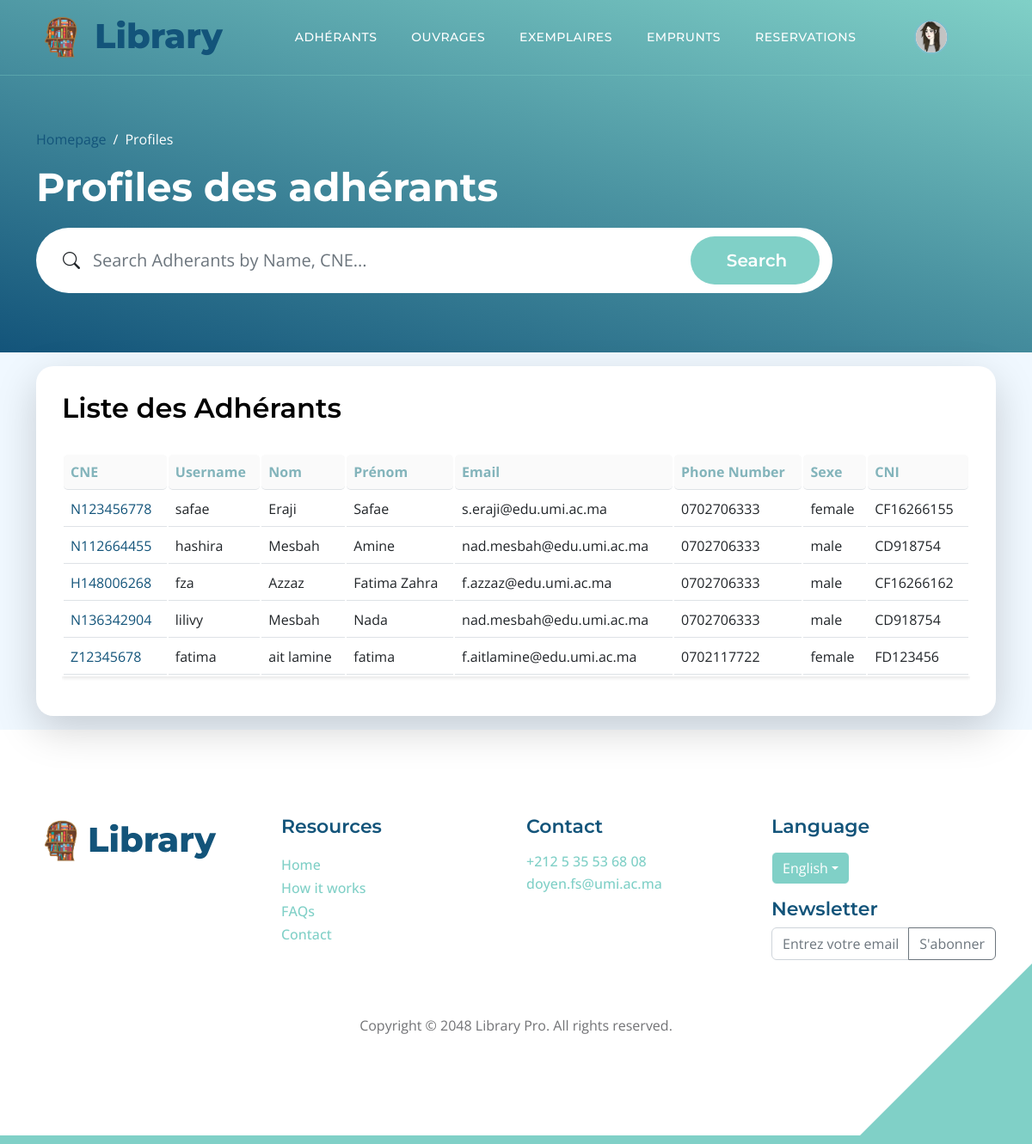
Page /profiles/ (signed in) on the committed database.
### adherants/models.py (models this page shows, shortened)
class Profile(models.Model):
    user = models.OneToOneField(User, on_delete=models.CASCADE, null=True, blank=True)
    prenom = models.CharField(max_length=255, blank=True, null=True)
    nom = models.CharField(max_length=255, blank=True, null=True)
    email = models.EmailField(max_length=500, blank=True, null=True)
    username = models.CharField(max_length=200, blank=True, null=True)
    CNI = models.CharField(max_length=200, blank=True, null=True)
    profile_image = models.ImageField(null=True, blank=True, upload_to='profiles/', default="profiles/user-default.png")
    departement = models.CharField(max_length=200, blank=True, null=True)
    filiere = models.CharField(max_length=200, blank=True, null=True)
    CNE = models.CharField(max_length=200, blank=True, null=True)
    semestre = models.CharField(max_length=200, blank=True, null=True)
    sexe = models.CharField(max_length=200, blank=True, null=True)
    phonenumber = models.CharField(max_length=200, blank=True, null=True)
    created = models.DateTimeField(auto_now_add=True)
    id = models.UUIDField(default=uuid.uuid4, unique=True,
                          primary_key=True, editable=False)

### adherants/views.py (the view)
# urls.py: path('profiles/', views.profiles, name='profiles'),
def profiles(request):
    profiles, search_query = searchProfiles(request)
    profiles = profiles.filter(
        user__is_staff=False
    )
    context = {'profiles': profiles, 'search_query': search_query}
    return render(request, 'adherants/profiles.html', context)

### adherants/utils.py (called while the page is built)
def searchProfiles(request):
    search_query = ''
    if request.GET.get('search_query'):
        search_query = request.GET.get('search_query')
    profiles = Profile.objects.distinct().filter(
        Q(nom__icontains=search_query) |
        Q(prenom__icontains=search_query) |
        Q(CNE__icontains=search_query) |
        Q(CNI__icontains=search_query) |
        Q(departement__icontains=search_query) |
        Q(filiere__icontains=search_query) |
        Q(semestre__icontains=search_query) |
        Q(phonenumber__icontains=search_query) |
        Q(sexe__icontains=search_query) |
        Q(username__icontains=search_query)
    )
    return profiles, search_query

### adherants/templates/adherants/profiles.html (shortened to what this page needs)
{% extends 'main.html' %}
{%load static%}
{% block content %}
<header class="hero-section site-header d-flex flex-column justify-content-center align-items-center">
    <div class="container">
        <div class="row align-items-center">
            <div class="col-lg-12 col-12">
                <nav aria-label="breadcrumb">
                    <ol class="breadcrumb">
                        <li class="breadcrumb-item"><a href="{% url 'ouvrages:index' %}">Homepage</a></li>
                        <li class="breadcrumb-item active" aria-current="page">Profiles</li>
                    </ol>
                </nav>
                <h2 class="text-white">Profiles des adhérants</h2>
            </div>
            <div class="col-lg-10 col-12">
                <form method="GET"  action="{% url 'profiles' %}" class="custom-form mt-2 pt-1 pb-1 mb-lg-0 mb-2" role="search">
                    <div class="input-group input-group-lg">
                        <span class="input-group-text bi-search" id="basic-addon1">
                        </span>
                        <input name="search_query" value="{{search_query}}" type="search" class="form-control" id="search_query" placeholder="Search Adherants by Name, CNE..." aria-label="Search">
                        <button type="submit" class="form-control">Search</button>
                    </div>
                </form>
            </div>
        </div>
    </div>
</header>
<section class="section-bg p-lg-3">
    <div class="container">
        <div class="row">
            <div class="col-lg-12 col-12">
                <div class="custom-block bg-white shadow-lg">
                    <div class="d-flex justify-content-between align-items-center mb-4">
                        <h3 class="section-title">Liste des Adhérants</h3>
                    </div>
                    <div class="table-responsive">
                        <table class="table ">
                            <thead >
                                <tr class="th">
                                    <th class="th">CNE</th>
                                    <th class="th">Username</th>
                                    <th class="th">Nom</th>
                                    <th class="th">Prénom</th>
                                    <th class="th">Email</th>
                                    <th class="th">Phone Number</th>
                                    <th class="th">Sexe</th>
                                    <th class="th">CNI</th>
                                </tr>
                            </thead>
                            <tbody>
                                {% for profile in profiles %}
                                <tr>
                                    <td>
                                        <a href="{% url 'user-profile' profile.id %}">
                                            {{profile.CNE}}
                                        </a>
                                    </td>
                                    <td>{{profile.username}}</td>
                                    <td>{{ profile.nom }}</td>
                                    <td>{{ profile.prenom }}</td>
                                    <td>{{ profile.email }}</td>
                                    <td>{% if profile.phonenumber %}{{ profile.phonenumber }}{% endif %}</td>
                                    <td>{% if profile.sexe %}{{ profile.sexe }}{% endif %}</td>
                                    <td>{% if profile.CNI %}{{ profile.CNI }}{% endif %}</td>
                                </tr>
                                {% empty %}
                                <tr>
                                    <td colspan="5" class="fw-semibold text-center text-warning">Aucun profil d'adhérant trouvé</td>
                                </tr>
                                {% endfor %}
                            </tbody>
                        </table>
                    </div>
                </div>
            </div>
        </div>
    </div>
</section>
{% endblock content %}

### templates/navbar.html (shortened to what this page needs)
{% load static %}
<nav class="navbar navbar-expand-lg">
    <div class="container">
        <a class="navbar-brand" href="{% url 'ouvrages:index'%}#section_1">
            <div class="d-flex justify-content-around align-content-center">
                <img src="{% static 'images/logoo.png'%}" style="height: 60px;width: auto; margin-top:auto; margin-right: 0.5rem;"/>
                <h6 style="margin-top:0.3rem; font-size: 2.5rem; font-weight: 800;">Library</h6>
            </div>
        </a>
        <div class="collapse navbar-collapse" id="navbarNav">
            <ul class="navbar-nav ms-lg-5">
                {% if user.is_staff %}
                <li class="nav-item">
                    <a class="nav-link click-scroll" href="{% url 'profiles'%}">Adhérants</a>
                </li>
                <li class="nav-item">
                    <a class="nav-link click-scroll" href="{% url 'ouvrages:browse'%}">Ouvrages</a>
                </li>
                <li class="nav-item">
                    <a class="nav-link click-scroll" href="{% url 'ouvrages:exemplaires' %}">Exemplaires</a>
                </li>
                <li class="nav-item">
                    <a class="nav-link click-scroll" href="{% url 'ouvrages:emprunt' %}">Emprunts</a>
                </li>
                <li class="nav-item">
                    <a class="nav-link click-scroll" href="{% url 'ouvrages:list_reservations' %}">Reservations</a>
                </li>
                {%endif%}
            </ul>
            <div class="d-none d-lg-block ms-lg-4">
                <div class="nav-item dropdown">
                    {% if user.is_authenticated %}
                        <a href="#" class="ms-lg-4" id="navbarLightDropdownMenuLink" role="button" data-bs-toggle="dropdown" aria-expanded="false">
                            <img src="{{ user.profile.profile_image.url }}" class="avatar avatar-sm nav-link navbar-icon bi-person smoothscroll">
                        </a>
                    {% else %}
                        <a class="nav-link navbar-icon bi-person smoothscroll ms-lg-4" href="#" id="navbarLightDropdownMenuLink" role="button" data-bs-toggle="dropdown" aria-expanded="false">
                        </a>
                    {% endif %}
                </div>
            </div>
        </div>
    </div>
</nav>

### static/css/templatemo-topic-listing.css (style rules this page uses)
:root { --white-color: #ffffff; --primary-color: #13547a; --secondary-color: #80d0c7; --section-bg-color: #f0f8ff; --custom-btn-bg-color: #80d0c7; --custom-btn-bg-hover-color: #13547a; --dark-color: #000000; --p-color: #717275; --border-color: #7fffd4; --link-hover-color: #13547a; --body-font-family: 'Open Sans', sans-serif; --title-font-family: 'Montserrat', sans-serif; --h1-font-size: 58px; --h2-font-size: 46px; --h3-font-size: 32px; --h4-font-size: 28px; --h5-font-size: 24px; --h6-font-size: 22px; --p-font-size: 20px; --menu-font-size: 14px; --btn-font-size: 18px; --copyright-font-size: 16px; --border-radius-large: 100px; --border-radius-medium: 20px; --border-radius-small: 10px; --font-weight-normal: 400; --font-weight-medium: 500; --font-weight-semibold: 600; --font-weight-bold: 700; }
body { background-color: var(--white-color); font-family: var(--body-font-family); }
h2, h3, h4, h5, h6 { color: var(--dark-color); }
h1, h2, h3, h4, h5, h6 { font-family: var(--title-font-family); font-weight: var(--font-weight-semibold); }
h2 { font-size: var(--h2-font-size); font-weight: var(--font-weight-bold); }
h3 { font-size: var(--h3-font-size); }
h6 { color: var(--primary-color); font-size: var(--h6-font-size); }
ul li { color: var(--p-color); font-size: var(--p-font-size); font-weight: var(--font-weight-normal); }
a, button { touch-action: manipulation; transition: all 0.3s; }
a { display: inline-block; color: var(--primary-color); text-decoration: none; }
.section-bg { background-color: var(--section-bg-color); }
.site-header { background-image: linear-gradient(15deg, #13547a 0%, #80d0c7 100%); padding-top: 150px; padding-bottom: 80px; }
.site-header .container { height: 100%; }
.breadcrumb-item+.breadcrumb-item::before, .breadcrumb-item a:hover, .breadcrumb-item.active { color: var(--white-color); }
.navbar { background: transparent; border-bottom: 1px solid rgba(128, 208, 199, 0.35); z-index: 9; }
.navbar-brand, .navbar-brand:hover { font-size: var(--h3-font-size); font-weight: var(--font-weight-bold); display: block; }
.navbar-expand-lg .navbar-nav .nav-link { border-radius: var(--border-radius-large); margin: 10px; padding: 10px; }
.navbar-nav .nav-link { display: inline-block; color: var(--white-color); font-family: var(--title-font-family); font-size: var(--menu-font-size); font-weight: var(--font-weight-medium); text-transform: uppercase; letter-spacing: 0.5px; position: relative; padding-top: 15px; padding-bottom: 15px; }
.navbar-icon { background: var(--white-color); border-radius: var(--border-radius-large); display: inline-block; font-size: var(--h5-font-size); width: 40px; height: 40px; line-height: 40px; text-align: center; transition: all 0.3s ease; }
.hero-section { background-image: linear-gradient(15deg, #13547a 0%, #80d0c7 100%); position: relative; overflow: hidden; padding-top: 150px; padding-bottom: 150px; }
.hero-section .input-group { background-color: var(--white-color); border-radius: var(--border-radius-large); padding: 10px 15px; }
.hero-section .input-group-text { background-color: transparent; border: 0; }
.hero-section input[type="search"] { border: 0; box-shadow: none; margin-bottom: 0; padding-left: 0; }
.hero-section button[type="submit"] { background-color: var(--primary-color); border: 0; border-radius: var(--border-radius-large) !important; color: var(--white-color); max-width: 150px; }
.custom-block { border-radius: var(--border-radius-medium); position: relative; overflow: hidden; padding: 30px; transition: all 0.3s ease; height: 100%; }
.topics-listing-page .site-header { padding-bottom: 65px; }
.custom-form .form-control { border-radius: var(--border-radius-large); color: var(--p-color); margin-bottom: 24px; padding-top: 13px; padding-bottom: 13px; padding-left: 20px; outline: none; }
.custom-form button[type="submit"] { background: var(--custom-btn-bg-color); border: none; border-radius: var(--border-radius-large); color: var(--white-color); font-family: var(--title-font-family); font-size: var(--p-font-size); font-weight: var(--font-weight-semibold); transition: all 0.3s; margin-bottom: 0; }

### templates/main.html (style rules this page uses)
.avatar { border-radius: 50%; border: 2px solid #7bbfcc; object-fit: cover; }

### adherants/templates/adherants/profiles.html (style rules this page uses)
.th { background-color: #fafafa !important; color: #83b4bb; border-radius: 5px !important; padding: 10px; }
table { border-collapse: separate; box-shadow: 0px 2px 4px rgba(0, 0, 0, 0.1); }

### rows in the picture
Profile: CNE "N123456778", username "safae", nom "Eraji", prenom "Safae", email "s.eraji@edu.umi.ac.ma", phonenumber "0702706333", sexe "female", CNI "CF16266155"
Profile: CNE "N112664455", username "hashira", nom "Mesbah", prenom "Amine", email "nad.mesbah@edu.umi.ac.ma", phonenumber "0702706333", sexe "male", CNI "CD918754"
Profile: CNE "H148006268", username "fza", nom "Azzaz", prenom "Fatima Zahra", email "f.azzaz@edu.umi.ac.ma", phonenumber "0702706333", sexe "male", CNI "CF16266162"
Profile: CNE "N136342904", username "lilivy", nom "Mesbah", prenom "Nada", email "nad.mesbah@edu.umi.ac.ma", phonenumber "0702706333", sexe "male", CNI "CD918754"
Profile: CNE "Z12345678", username "fatima", nom "ait lamine", prenom "fatima", email "f.aitlamine@edu.umi.ac.ma", phonenumber "0702117722", sexe "female", CNI "FD123456"
